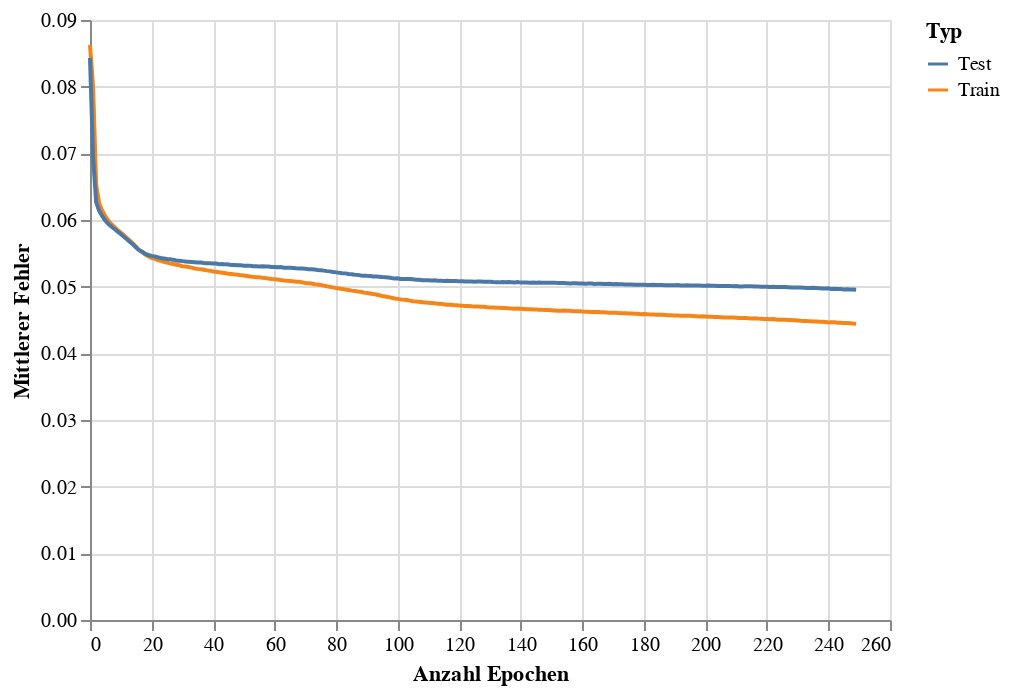

This figure's notebook cell:
### Code cell
train_eval_loss_chart = alt.Chart(loss_df).mark_line().encode(
    x = alt.X('Epoch', title='Anzahl Epochen'),
    y = alt.Y('Loss',title='Mittlerer Fehler'),
    color = alt.Color('Type',title='Typ')
)
train_eval_loss_chart

### Figure 1 — Vega-Lite specification as saved in the notebook (floating-point values rounded to 4 significant figures; data arrays with more than 128 entries replaced by an {"elided": "..."} marker saying what was removed)
{"config": {"view": {"continuousWidth": 400, "continuousHeight": 300}}, "data": {"name": "data-cbb65f8f972ad2abf5b84b2fa7ff798c"}, "mark": "line", "encoding": {"color": {"field": "Type", "title": "Typ", "type": "nominal"}, "x": {"field": "Epoch", "title": "Anzahl Epochen", "type": "quantitative"}, "y": {"field": "Loss", "title": "Mittlerer Fehler", "type": "quantitative"}}, "$schema": "https://vega.github.io/schema/vega-lite/v4.17.0.json", "datasets": {"data-cbb65f8f972ad2abf5b84b2fa7ff798c": {"elided": "500 records"}}}
